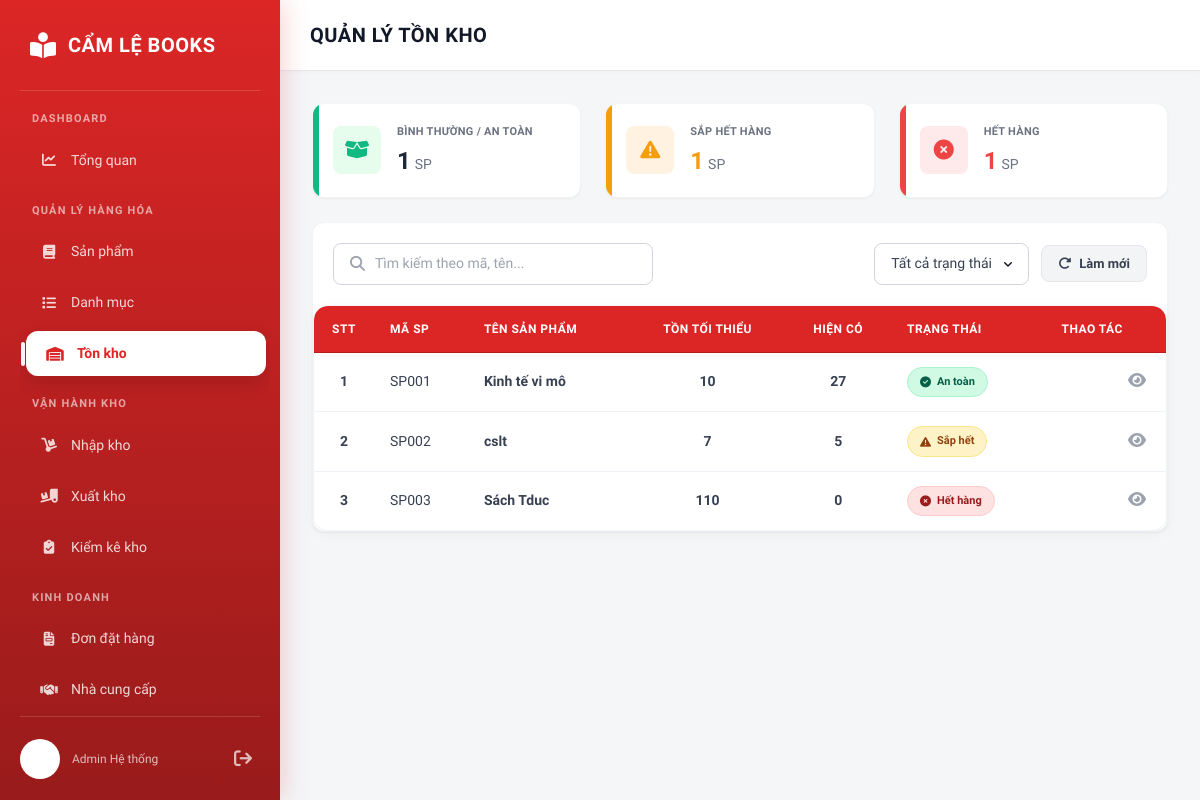
Screenshot of /tonkho/ with the database file from the repository.
### inventory/models.py (models this page shows, shortened)
class TonKho(models.Model):
    sanPham = models.OneToOneField(SanPham, on_delete=models.CASCADE, primary_key=True, related_name='tonkho')
    soluongTon = models.IntegerField(default=0, validators=[MinValueValidator(0)])
    trangthaiCanhBao = models.IntegerField(default=0)
    class Meta:
        constraints = [
            models.CheckConstraint(
                check=Q(soluongTon__gte=0),
                name='tk_soLuongTon_gte_0'
            ),
            models.CheckConstraint(
                check=Q(trangthaiCanhBao__in=[0, 1, 2]),
                name='tk_trangthaiCanhBao_valid'
            ),
        ]

class SanPham(models.Model):
    maSP = models.CharField(max_length=50, primary_key=True)
    danhMuc = models.ForeignKey(DanhMuc, on_delete=models.CASCADE)
    nhaCungCap = models.ForeignKey(NhaCungCap, on_delete=models.CASCADE)
    tenSP = models.CharField(max_length=255)
    donViTinh = models.CharField(max_length=50)
    giaBan = models.DecimalField(max_digits=15, decimal_places=2, validators=[MinValueValidator(0)])
    tonKhoToiThieu = models.IntegerField(default=0, validators=[MinValueValidator(0)])
    trangThai = models.IntegerField(default=1)
    moTa = models.TextField(null=True, blank=True)
    anhSP = models.ImageField(upload_to='products/', null=True, blank=True)
    class Meta:
        constraints = [
            models.CheckConstraint(
                check=Q(giaBan__gte=0),
                name='sp_giaBan_gte_0'
            ),
            models.CheckConstraint(
                check=Q(tonKhoToiThieu__gte=0),
                name='sp_tonKhoToiThieu_gte_0'
            ),
            models.CheckConstraint(
                check=Q(trangThai__in=[0, 1]),
                name='sp_trangThai_valid'
            ),
        ]

### inventory/views/stock_views.py (the view)
# urls.py: path("tonkho/", tonkho, name="tonkho"),
def tonkho(request):
    inventory_items = TonKho.objects.select_related('sanPham').all()
    return render(request, 'inventory/inventory/stock_overview.html', {'inventory_items': inventory_items})

### inventory/templates/inventory/inventory/stock_overview.html (shortened to what this page needs)
{% load static %}
{% load humanize %}
<!DOCTYPE html>
<html lang="vi">
<head>
    <script src="https://cdn.tailwindcss.com"></script>
    <link rel="stylesheet" href="https://cdnjs.cloudflare.com/ajax/libs/font-awesome/6.4.0/css/all.min.css">
    <link rel="stylesheet" href="{% static 'css/0.0.style.css' %}">
</head>
<body>
  <nav class="sidebar" id="sidebar-container">
    {% include 'partials/sidebar.html' %}
  </nav>
  <main class="main-content">
        <div class="content-header">
            <h1>QUẢN LÝ TỒN KHO</h1>
        </div>
        <div class="content-body p-8">
            <div class="grid grid-cols-1 md:grid-cols-3 gap-6 mb-6">
                <div class="bg-white rounded-xl shadow-sm border border-gray-100 overflow-hidden relative flex items-center p-5 cursor-pointer hover:shadow-md transition-shadow" onclick="filterByStatusBtn('safe')">
                    <div class="absolute left-0 top-0 bottom-0 w-1.5 bg-[#10B981]"></div>
                    <div class="w-12 h-12 rounded-lg bg-green-100/70 text-[#10B981] flex items-center justify-center text-xl mr-4">
                        <i class="fa-solid fa-box-open"></i>
                    </div>
                    <div>
                        <p class="text-[11px] font-bold text-gray-500 tracking-wide uppercase mb-1">BÌNH THƯỜNG / AN TOÀN</p>
                        <div class="flex items-baseline gap-1">
                            <span class="text-2xl font-bold text-gray-800" id="countSafe">0</span>
                            <span class="text-sm text-gray-500 font-medium">SP</span>
                        </div>
                    </div>
                </div>
                <div class="bg-white rounded-xl shadow-sm border border-gray-100 overflow-hidden relative flex items-center p-5 cursor-pointer hover:shadow-md transition-shadow" onclick="filterByStatusBtn('warning')">
                    <div class="absolute left-0 top-0 bottom-0 w-1.5 bg-[#F59E0B]"></div>
                    <div class="w-12 h-12 rounded-lg bg-orange-100/70 text-[#F59E0B] flex items-center justify-center text-xl mr-4">
                        <i class="fa-solid fa-triangle-exclamation"></i>
                    </div>
                    <div>
                        <p class="text-[11px] font-bold text-gray-500 tracking-wide uppercase mb-1">SẮP HẾT HÀNG</p>
                        <div class="flex items-baseline gap-1">
                            <span class="text-2xl font-bold text-[#F59E0B]" id="countWarning">0</span>
                            <span class="text-sm text-gray-500 font-medium">SP</span>
                        </div>
                    </div>
                </div>
                <div class="bg-white rounded-xl shadow-sm border border-gray-100 overflow-hidden relative flex items-center p-5 cursor-pointer hover:shadow-md transition-shadow" onclick="filterByStatusBtn('empty')">
                    <div class="absolute left-0 top-0 bottom-0 w-1.5 bg-[#EF4444]"></div>
                    <div class="w-12 h-12 rounded-lg bg-red-100/70 text-[#EF4444] flex items-center justify-center text-xl mr-4">
                        <i class="fa-solid fa-circle-xmark"></i>
                    </div>
                    <div>
                        <p class="text-[11px] font-bold text-gray-500 tracking-wide uppercase mb-1">HẾT HÀNG</p>
                        <div class="flex items-baseline gap-1">
                            <span class="text-2xl font-bold text-[#EF4444]" id="countEmpty">0</span>
                            <span class="text-sm text-gray-500 font-medium">SP</span>
                        </div>
                    </div>
                </div>
            </div>
            <div class="bg-white rounded-xl shadow-sm border border-gray-100 flex flex-col">
                <div class="p-5 flex flex-col md:flex-row items-center justify-between gap-4">
                    <div class="frm-search-box w-full md:w-80">
                        <i class="fas fa-search"></i>
                        <input type="text" id="searchInput" placeholder="Tìm kiếm theo mã, tên..." oninput="filterTable()">
                    </div>
                    <div class="flex items-center gap-3 w-full md:w-auto">
                        <select id="statusFilter" class="frm-select" onchange="filterTable()">
                            <option value="all">Tất cả trạng thái</option>
                        </select>
                        <button type="button" onclick="resetFilters()" class="bg-gray-100 hover:bg-gray-200 text-gray-700 px-4 py-2 rounded-lg text-[13px] font-semibold transition-colors flex items-center gap-2 border border-gray-200">
                            <i class="fa-solid fa-rotate-right"></i> Làm mới
                        </button>
                    </div>
                </div>
                <div class="w-full table-wrapper border-y border-gray-100">
                    <table class="w-full text-left border-collapse min-w-[800px]">
                        <thead>
                            <tr class="bg-gray-50/80">
                                <th width="60" class="py-3.5 px-5 font-bold text-[13px] text-primary border-b border-gray-100 text-center">STT</th>
                                <th class="py-3.5 px-5 font-bold text-[13px] text-primary border-b border-gray-100">Mã SP</th>
                                <th class="py-3.5 px-5 font-bold text-[13px] text-primary border-b border-gray-100">Tên sản phẩm</th>
                                <th class="py-3.5 px-5 font-bold text-[13px] text-primary border-b border-gray-100 text-center">Tồn tối thiểu</th>
                                <th class="py-3.5 px-5 font-bold text-[13px] text-primary border-b border-gray-100 text-center">Hiện có</th>
                                <th class="py-3.5 px-5 font-bold text-[13px] text-primary border-b border-gray-100">Trạng thái</th>
                                <th class="py-3.5 px-5 font-bold text-[13px] text-primary border-b border-gray-100 text-right">Thao tác</th>
                            </tr>
                        </thead>
                        <tbody id="inventoryBody" class="text-[13px]">
                            {% for item in inventory_items %}
                            {% with current_qty=item.soluongTon min_qty=item.sanPham.tonKhoToiThieu %}
                            <tr class="inv-row border-b border-gray-100 hover:bg-gray-50/50 transition-colors"
                                data-status="{% if current_qty == 0 %}empty{% elif current_qty <= min_qty %}warning{% else %}safe{% endif %}"
                                data-search="{{ item.sanPham.maSP }} {{ item.sanPham.tenSP }}">
                                <td class="py-5 px-5 text-gray-500 text-center font-bold row-index">{{ forloop.counter }}</td>
                                <td class="py-5 px-5 text-gray-500">{{ item.sanPham.maSP }}</td>
                                <td class="py-5 px-5 font-semibold text-gray-800">{{ item.sanPham.tenSP }}</td>
                                <td class="py-5 px-5 text-center text-gray-600 font-bold">{{ min_qty }}</td>
                                <td class="py-5 px-5 text-center font-black {% if current_qty == 0 %}text-red-600{% elif current_qty <= min_qty %}text-orange-600{% else %}text-gray-900{% endif %}">
                                    {{ current_qty }}
                                </td>
                                <td class="py-5 px-5">
                                    {% if current_qty == 0 %}
                                    <span class="inline-flex items-center gap-1.5 px-3 py-1.5 rounded-full text-[11px] font-bold bg-[#FEE2E2] text-[#991B1B] border border-[#FECACA] w-max">
                                        <i class="fa-solid fa-circle-xmark"></i> Hết hàng
                                    </span>
                                    {% elif current_qty <= min_qty %}
                                    <span class="inline-flex items-center gap-1.5 px-3 py-1.5 rounded-full text-[11px] font-bold bg-[#FEF3C7] text-[#92400E] border border-[#FDE68A] w-max">
                                        <i class="fa-solid fa-triangle-exclamation"></i> Sắp hết
                                    </span>
                                    {% else %}
                                    <span class="inline-flex items-center gap-1.5 px-3 py-1.5 rounded-full text-[11px] font-bold bg-[#D1FAE5] text-[#065F46] border border-[#A7F3D0] w-max">
                                        <i class="fa-solid fa-circle-check"></i> An toàn
                                    </span>
                                    {% endif %}
                                </td>
                                <td class="py-5 px-5 text-right">
                                    <button type="button" onclick="showDetail('{{ item.sanPham.maSP }}')" class="text-gray-400 hover:text-primary transition-colors p-1" title="Chi tiết"><i class="fa-solid fa-eye text-[16px]"></i></button>
                                </td>
                            </tr>
                            {% endwith %}
                            {% empty %}
                            <tr><td colspan="7" class="text-center py-10 text-gray-500 italic">Không có dữ liệu tồn kho</td></tr>
                            {% endfor %}
                        </tbody>
                    </table>
                </div>
            </div>
        </div>
  </main>
</body>
</html>

### static/css/0.0.style.css (style rules this page uses)
:root { --primary-main: #dc2626; --primary-dark: #b91c1c; --sidebar-bg: linear-gradient(180deg, #dc2626 0%, #991b1b 100%); --primary-soft: rgba(255, 255, 255, 0.15); --text-white: #ffffff; --bg-body: #f3f4f6; --card-bg: #ffffff; --radius: 10px; --shadow-card: 0 4px 6px -1px rgba(0, 0, 0, 0.1), 0 2px 4px -1px rgba(0, 0, 0, 0.06); --sidebar-width: 280px; --table-border: #e5e7eb; --table-border-soft: #eef2f7; --table-head-bg: #dc2626; --table-head-border: #b91c1c; --table-head-text: #ffffff; --table-row-hover: #fff7f7; --table-cell-py: 14px; --table-cell-px: 16px; --table-radius: 14px; }
* { margin: 0; padding: 0; box-sizing: border-box; font-family: 'Plus Jakarta Sans', sans-serif; }
body { background-color: var(--bg-body); display: flex; min-height: 100vh; color: #1f2937; }
.sidebar { width: var(--sidebar-width); background: var(--sidebar-bg); color: white; padding: 20px; display: flex; flex-direction: column; position: fixed; height: 100vh; z-index: 100; box-shadow: 4px 0 24px rgba(220, 38, 38, 0.2); }
.main-content { margin-left: var(--sidebar-width); flex-grow: 1; display: flex; flex-direction: column; }
.content-header { background: white; padding: 20px 30px; border-bottom: 1px solid #e5e7eb; box-shadow: 0 2px 4px rgba(0,0,0,0.02); display: flex; align-items: center; position: sticky; top: 0; z-index: 90; }
.content-header h1 { font-size: 1.25rem; font-weight: 800; color: #111827; margin: 0; text-transform: uppercase; letter-spacing: 0.5px; }
.content-body { padding: 30px; }
.table-wrapper { background: #fff; border-radius: var(--table-radius); padding: 0; border: 1px solid var(--table-border); box-shadow: 0 3px 14px rgba(15, 23, 42, 0.04); overflow: auto; }
.main-content table, .modal-overlay table, .modal table { width: 100%; border-collapse: separate; border-spacing: 0; }
.main-content table thead th, .modal-overlay table thead th, .modal table thead th { text-align: left; padding: var(--table-cell-py) var(--table-cell-px) !important; background: var(--table-head-bg) !important; color: var(--table-head-text) !important; font-weight: 700 !important; font-size: 12px; text-transform: uppercase; letter-spacing: 0.04em; border-bottom: 1px solid var(--table-head-border) !important; white-space: nowrap; }
.main-content table tbody td, .modal-overlay table tbody td, .modal table tbody td { padding: var(--table-cell-py) var(--table-cell-px) !important; border-bottom: 1px solid var(--table-border-soft) !important; color: #374151; font-size: 14px; vertical-align: middle; }
.main-content table tbody tr:last-child td, .modal-overlay table tbody tr:last-child td, .modal table tbody tr:last-child td { border-bottom: none !important; }
.table-wrapper table thead th { position: sticky; top: 0; z-index: 6; }
.table-wrapper table thead th:first-child { border-top-left-radius: var(--table-radius); }
.table-wrapper table thead th:last-child { border-top-right-radius: var(--table-radius); }
.table-wrapper { overflow-x: auto; }
.bg-white { background-color: #fff !important; }
.text-center { text-align: center !important; }
.frm-search-box { display: inline-flex; align-items: center; background: #fff; border: 1px solid #d1d5db; border-radius: 8px; padding: 0 16px; height: 42px; width: 100%; min-width: 220px; max-width: 350px; transition: border-color 0.2s; position: relative; }
.frm-search-box i { color: #9ca3af; font-size: 15px; margin-right: 10px; }
.frm-search-box input { border: none; outline: none; background: transparent; width: 100%; color: #374151; font-size: 14px; padding: 0; box-shadow: none; }
.frm-search-box input::placeholder { color: #9ca3af; font-weight: normal; }
.frm-select { appearance: none; background: #fff; border: 1px solid #d1d5db; border-radius: 8px; padding: 0 36px 0 16px; height: 42px; min-width: 150px; color: #374151; font-size: 14px; outline: none; transition: border-color 0.2s; cursor: pointer; background-repeat: no-repeat; background-position: right 12px center; background-size: 16px 16px; }

### inventory/templates/inventory/inventory/stock_overview.html (style rules this page uses)
.main-content { background-color: #F4F6F8; min-height: 100vh; }
.table-wrapper { max-height: 600px; overflow-y: auto; }
table thead th { position: sticky; top: 0; z-index: 10; background-color: #f9fafb; }

### rows the page displays
TonKho: sanPham.maSP "SP001", sanPham.tenSP "Kinh tế vi mô", sanPham.tonKhoToiThieu "10", soluongTon "27", shows "An toàn"
TonKho: sanPham.maSP "SP002", sanPham.tenSP "cslt", sanPham.tonKhoToiThieu "7", soluongTon "5", shows "Sắp hết"
TonKho: sanPham.maSP "SP003", sanPham.tenSP "Sách Tduc", sanPham.tonKhoToiThieu "110", soluongTon "0", shows "Hết hàng"
